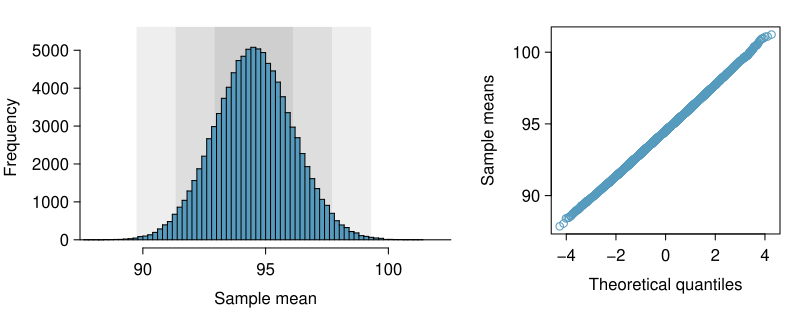

Generate this figure with R:
require(openintro)
data(COL)
data(run10)

set.seed(1)
N     <- 100000
means <- rep(0, N)
pb <- txtProgressBar(0, N, style = 3)
for (i in 1:N) {
  temp <- sample(nrow(run10), 100)
  means[i] <- mean(run10$time[temp], na.rm = TRUE)
  setTxtProgressBar(pb, i)
}

myPDF('netTimeBigSamplingDistribution.pdf', 8, 3.15,
      mar = c(3.3, 4, 1.4, 1),
      mgp = c(2.7,0.55,0))
layout(matrix(1:2, 1),
       c(4.3, 3))
plot(0, 0,
     type = 'n',
     xlim = c(88, 102),
     ylim = c(0, 1350 * N / 25000),
     xlab = '',
     ylab = '',
     axes = FALSE)
mtext("Sample mean", 1, 2)
mtext("Frequency", 2, line = 3, las = 0)
m <- mean(run10$time, na.rm = TRUE)
s <- sd(run10$time, na.rm = TRUE) / 10
rect(m - s / 100, 0,
     m + s / 100, 1350,
     col = '#00000044',
     border = '#00000000')
rect(m - s, 0,
     m + s, 135000,
     col = '#00000011',
     border = '#00000000')
rect(m - 2 * s, 0,
     m + 2 * s, 135000,
     col = '#00000011',
     border = '#00000000')
rect(m - 3 * s, 0,
     m + 3 * s, 135000,
     col = '#00000011',
     border = '#00000000')
histPlot(means, col = COL[1], breaks = 50, add = TRUE)
abline(h = 0)
axis(1, at = c(90, 95, 100))
axis(2, at = seq(0, 5000, 1000))

par(las = 1, mar = c(4, 4, 1.4, 1))
q <- c(seq(0.00001, 0.0009, 0.00001),
       seq(0.001, 0.999, 0.0001),
       seq(0.9991, 0.99999, 0.00001))
ms <- quantile(means, q)
nq <- qnorm(q)
plot(nq, ms,
     xlab = "",
     ylab = 'Sample means',
     main = '',
     col = COL[1],
     axes = FALSE)
mtext("Theoretical quantiles", 1, 2)
axis(1)
axis(2, c(90, 95, 100))
box()
dev.off()
